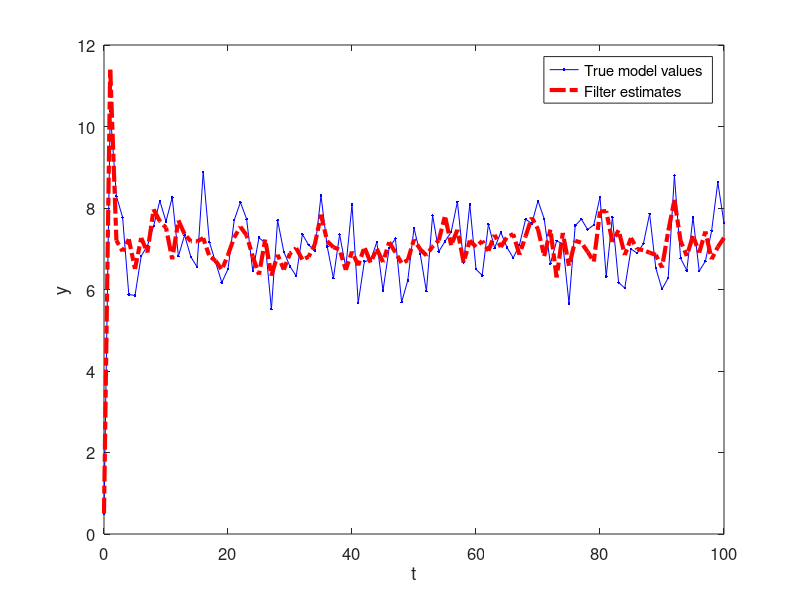

This figure's MATLAB source:
clc
clear all
close all

x =  0.5;       % Initial true state
sigma_x = 0.5;  % noise of the state update model...
sigma_z = 0.5;  % observation noise
T = 100;        % Number of iterations
N = 20;   % Number of particles
V = 1;    % Initial esimate variance
x_P = []; % Particles estimating x
x_P = sqrt(V) .* randn(1,N) + x; % Generate particles from prior dist.

% Models: x = 0.5*x + 25*x/(1 + x^2) + sqrt(x_N)*randn
%         z = x^2/20 + sqrt(x_R)*randn -> measurement noise;
z_out = [x^2 / 20 + sqrt(sigma_z) * randn]; % Actual output vector for measurement values
x_out = [x];  % Actual output vector for measurement values.
x_est = [x];  % Time by time output of the particle filters estimate
x_est_out = [x_est]; % The vector of particle filter estimates.

for t = 1:T
    x = 0.5*x + 25*x/(1 + x^2) + sqrt(sigma_x)*randn;
    z = x^2/20 + sqrt(sigma_z)*randn;
    for i = 1:N
        x_P_update(i) = 0.5*x_P(i) + 25*x_P(i)/(1 + x_P(i)^2) + sqrt(sigma_x)*randn;
        z_update(i) = x_P_update(i)^2/20;
        P_w(i) = (1/sqrt(2*pi*sigma_z)) * exp(-(z - z_update(i))^2/(2*sigma_z));
    end
    
    % Normalize to form a probability distribution (i.e. sum to 1).
    P_w = P_w./sum(P_w);
    
    %% Resampling: From this new distribution, now we randomly sample from it to generate our new estimate particles   
    for i = 1 : N
        x_P(i) = x_P_update(find(rand <= cumsum(P_w),1));
    end
    
    %The final estimate is some metric of these final resampling, such as
    %the mean value or variance
    x_est = mean(x_P);
    
    % Keep track of the 'true' model values
    x_out = [x_out x];
    z_out = [z_out z];
    x_est_out = [x_est_out x_est];
end

t = 0:T;
figure(1);
clf
plot(t, x_out, '.-b', t, x_est_out, '-.r','linewidth',3);
set(gca,'FontSize',12); set(gcf,'Color','White');
xlabel('t'); ylabel('y');
legend('True model values', 'Filter estimates');